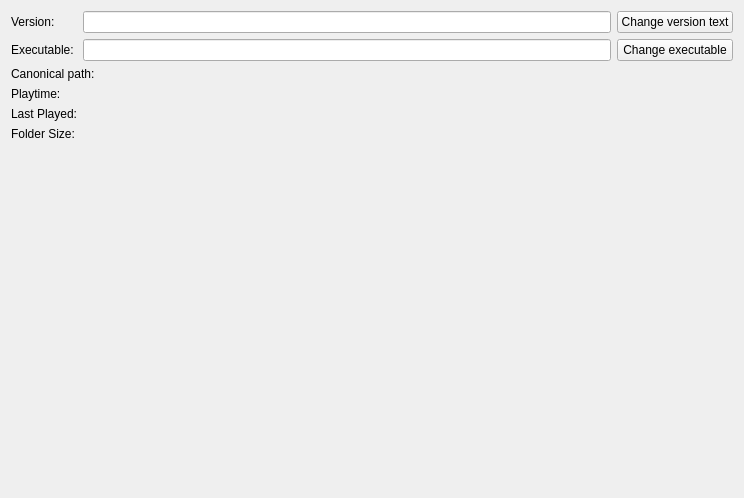
<?xml version="1.0" encoding="UTF-8"?>
<ui version="4.0">
 <class>VersionView</class>
 <widget class="QWidget" name="VersionView">
  <property name="geometry">
   <rect>
    <x>0</x>
    <y>0</y>
    <width>744</width>
    <height>498</height>
   </rect>
  </property>
  <property name="windowTitle">
   <string>VersionView</string>
  </property>
  <layout class="QGridLayout" name="gridLayout">
   <item row="4" column="0" colspan="2">
    <widget class="QLabel" name="lastPlayedLabel">
     <property name="text">
      <string>Last Played:</string>
     </property>
    </widget>
   </item>
   <item row="1" column="1">
    <widget class="QLineEdit" name="executableEdit">
     <property name="readOnly">
      <bool>true</bool>
     </property>
    </widget>
   </item>
   <item row="5" column="0" colspan="2">
    <widget class="QLabel" name="folderSizeLabel">
     <property name="text">
      <string>Folder Size:</string>
     </property>
    </widget>
   </item>
   <item row="1" column="0">
    <widget class="QLabel" name="executableLabel">
     <property name="text">
      <string>Executable: </string>
     </property>
    </widget>
   </item>
   <item row="6" column="0">
    <spacer name="verticalSpacer">
     <property name="orientation">
      <enum>Qt::Vertical</enum>
     </property>
     <property name="sizeHint" stdset="0">
      <size>
       <width>20</width>
       <height>40</height>
      </size>
     </property>
    </spacer>
   </item>
   <item row="1" column="2">
    <widget class="QPushButton" name="btnChanceExec">
     <property name="text">
      <string>Change executable</string>
     </property>
    </widget>
   </item>
   <item row="0" column="1">
    <widget class="QLineEdit" name="versionEdit">
     <property name="readOnly">
      <bool>true</bool>
     </property>
    </widget>
   </item>
   <item row="3" column="0" colspan="2">
    <widget class="QLabel" name="playtimeLabel">
     <property name="text">
      <string>Playtime: </string>
     </property>
    </widget>
   </item>
   <item row="0" column="0">
    <widget class="QLabel" name="versionLabel">
     <property name="text">
      <string>Version: </string>
     </property>
    </widget>
   </item>
   <item row="2" column="0" colspan="2">
    <widget class="QLabel" name="canonicalPathLabel">
     <property name="text">
      <string>Canonical path:</string>
     </property>
    </widget>
   </item>
   <item row="0" column="2">
    <widget class="QPushButton" name="btnChangeVersion">
     <property name="text">
      <string>Change version text</string>
     </property>
    </widget>
   </item>
  </layout>
 </widget>
 <resources/>
 <connections/>
</ui>
